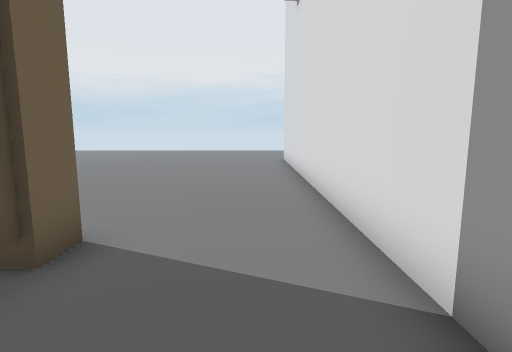
[1] (above)

19 first-person views from a walk through a scene from a Unity 3-D project. The camera is 1.4 m above the floor, tilts 8° down and sees 80° across. The floor is counted in squares, 1 m on a side. Each view is taken from the middle of a square. On the plan, view 1 faces up. The plan holds only what a view shows up to about 14 squares ahead; the rest is blank. The place goes on beyond the plan.

[2]
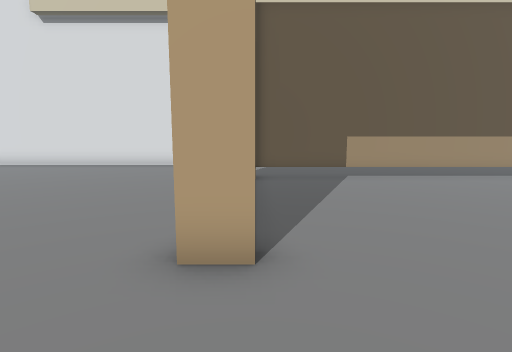

[3]
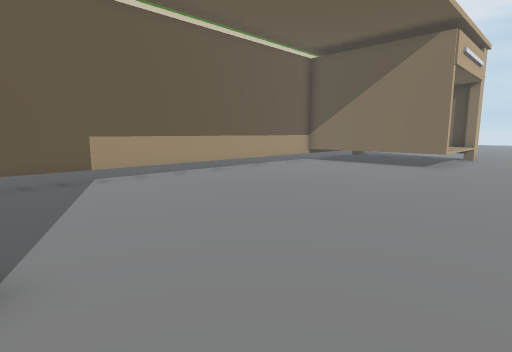

[4]
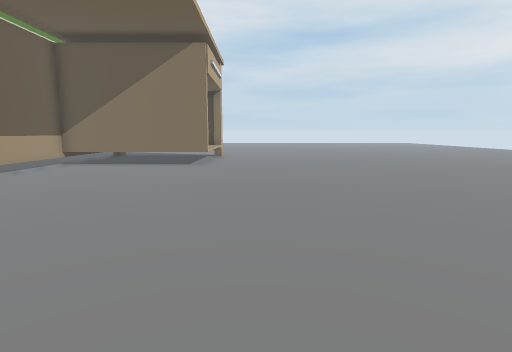

[5]
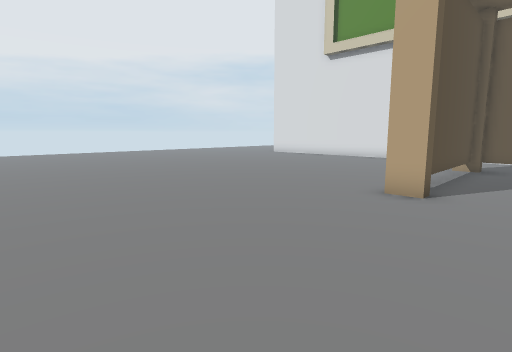

[6]
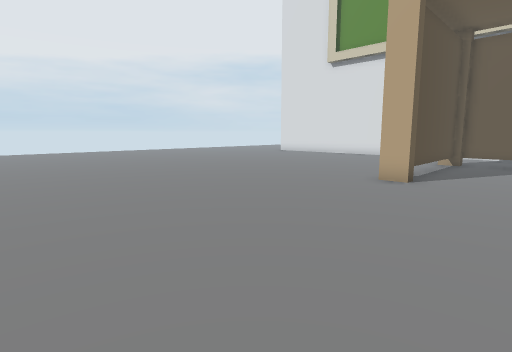

[7]
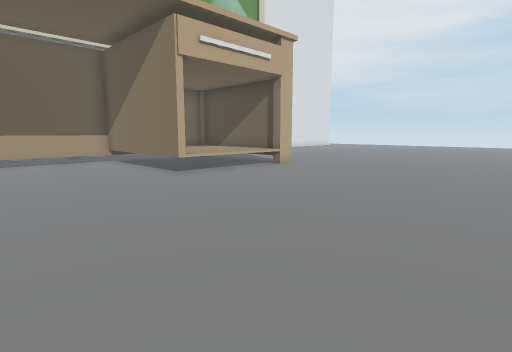

[8]
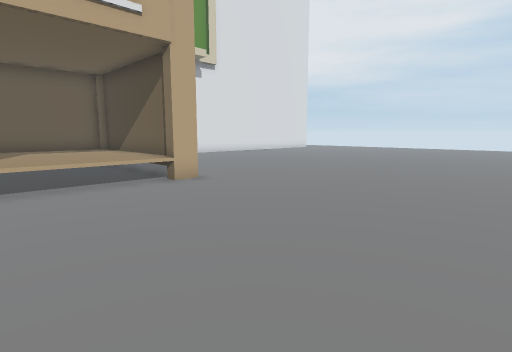

[9]
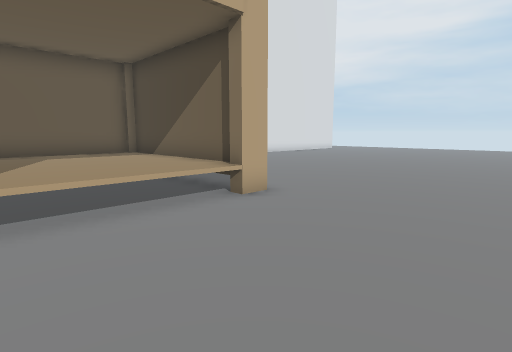

[10]
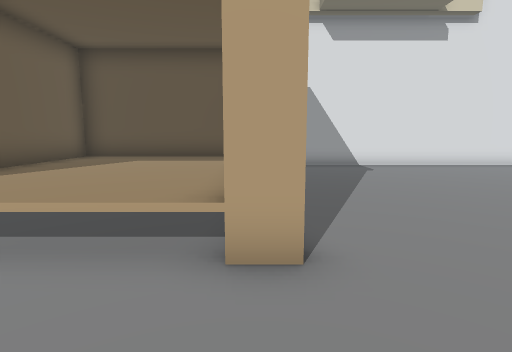

[11]
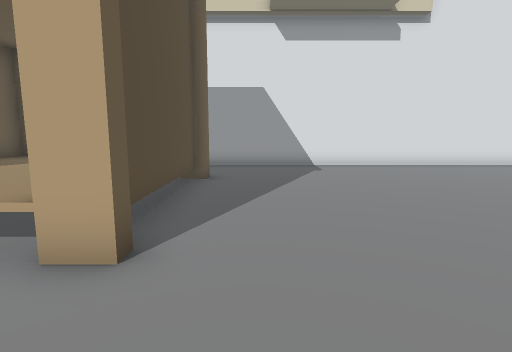

[12]
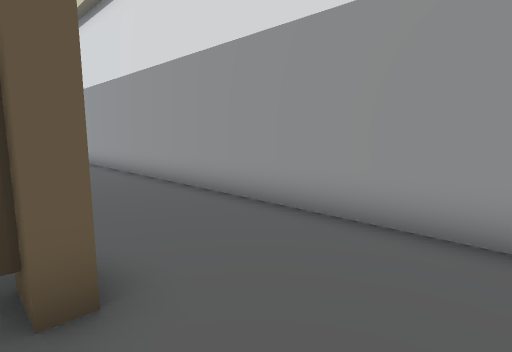

[13]
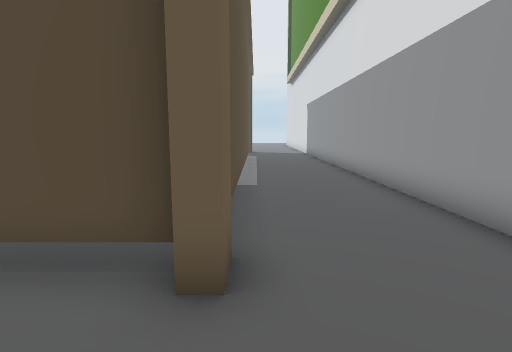

[14]
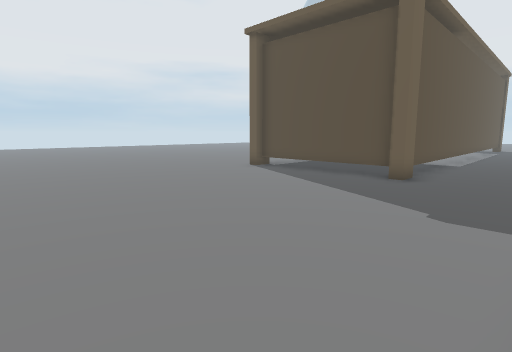

[15]
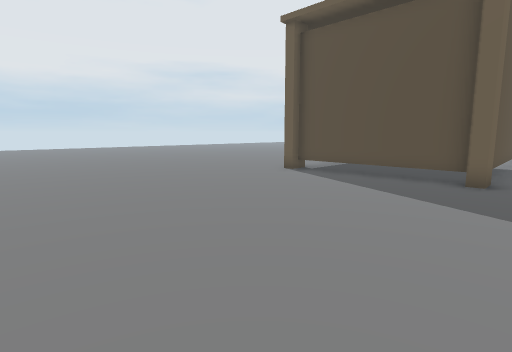

[16]
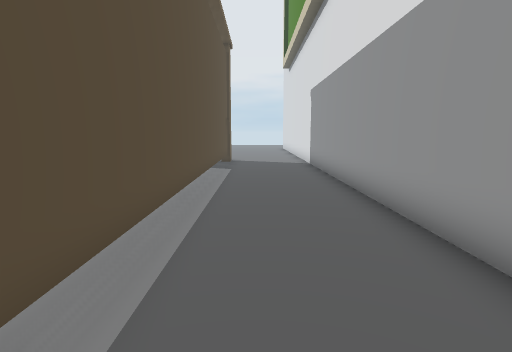

[17]
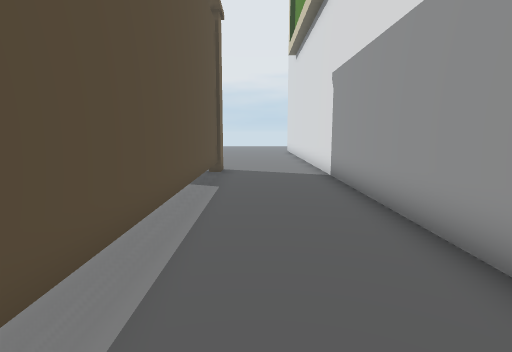

[18]
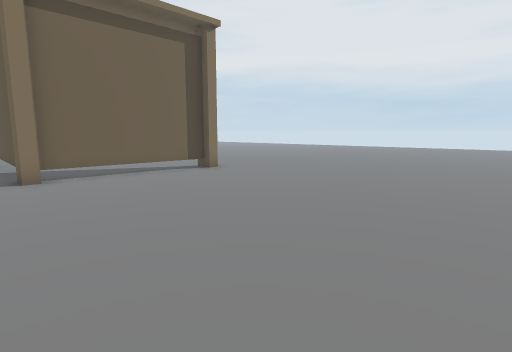

[19]
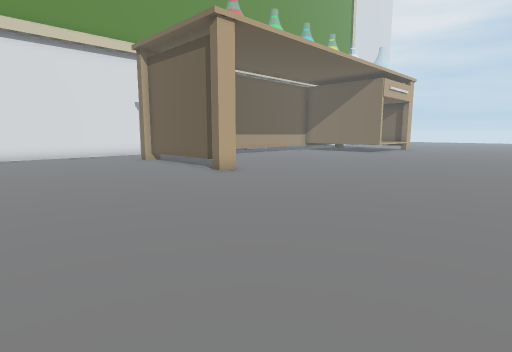

### Floor plan
Key: @ floor where view 1 was taken; # wall or solid block; . floor; = window, fence, low wall or low ledge; ^ raised ledge; T thing the floor can be seen under or through.
Columns run from 18 left of view 1 to 2 right of it. Each row starts with its distance up from view 1.
 14  ...................#
 13  ...................#
 12 ....................#
 11 ....................#
 10  ...................#
  9 ....................#
  8 ....................#
  7 ....................#
  6 ....................#
  5 ....................#
  4 ....................#
  3 .........TTTTTTTT...#
  2 ................T...#
  1  ...............T...#
  0 ................T.@.#
 -1  ...............T...#
 -2  ...............T...#
 -3  ...............T...#
 -4  ...............T...#
 -5 ................T...#
 -6 ................T...#
 -7 ................T...#
 -8 ................T...#
 -9 ................T...#
-10 ................T...#
-11 .........^#######...#
-12  ........^^^^^^=....#
-13  ........^^^^^^=....#
-14  ........^^^^^^=....#
-15  ........^^^^^^=....#
-16  ........#######....#
-17  ...................#
-18  ...................#
-19  ...................#
-20  ...................#
-21   ..................#
-22  ...................#
-23 ....................#
-24 ....................#
-25   ..................#
-26   ........ .........#

Where each view was taken, in squares from view 1:
view 1: 0 up, 0 right, facing up
view 2: 3 up, 12 left, facing right
view 3: 3 up, 12 left, facing down-right
view 4: 3 up, 11 left, facing down
view 5: 1 up, 16 left, facing up-right
view 6: 0 up, 18 left, facing up-right
view 7: 5 down, 18 left, facing down-right
view 8: 11 down, 17 left, facing down-right
view 9: 11 down, 14 left, facing down-right
view 10: 16 down, 12 left, facing right
view 11: 18 down, 12 left, facing right
view 12: 19 down, 3 left, facing up-right
view 13: 19 down, 2 left, facing up
view 14: 26 down, 1 right, facing up-left
view 15: 26 down, 1 left, facing up-left
view 16: 12 down, 1 left, facing up
view 17: 8 down, 1 left, facing up
view 18: 14 up, 1 left, facing down-left
view 19: 11 up, 18 left, facing down-right
